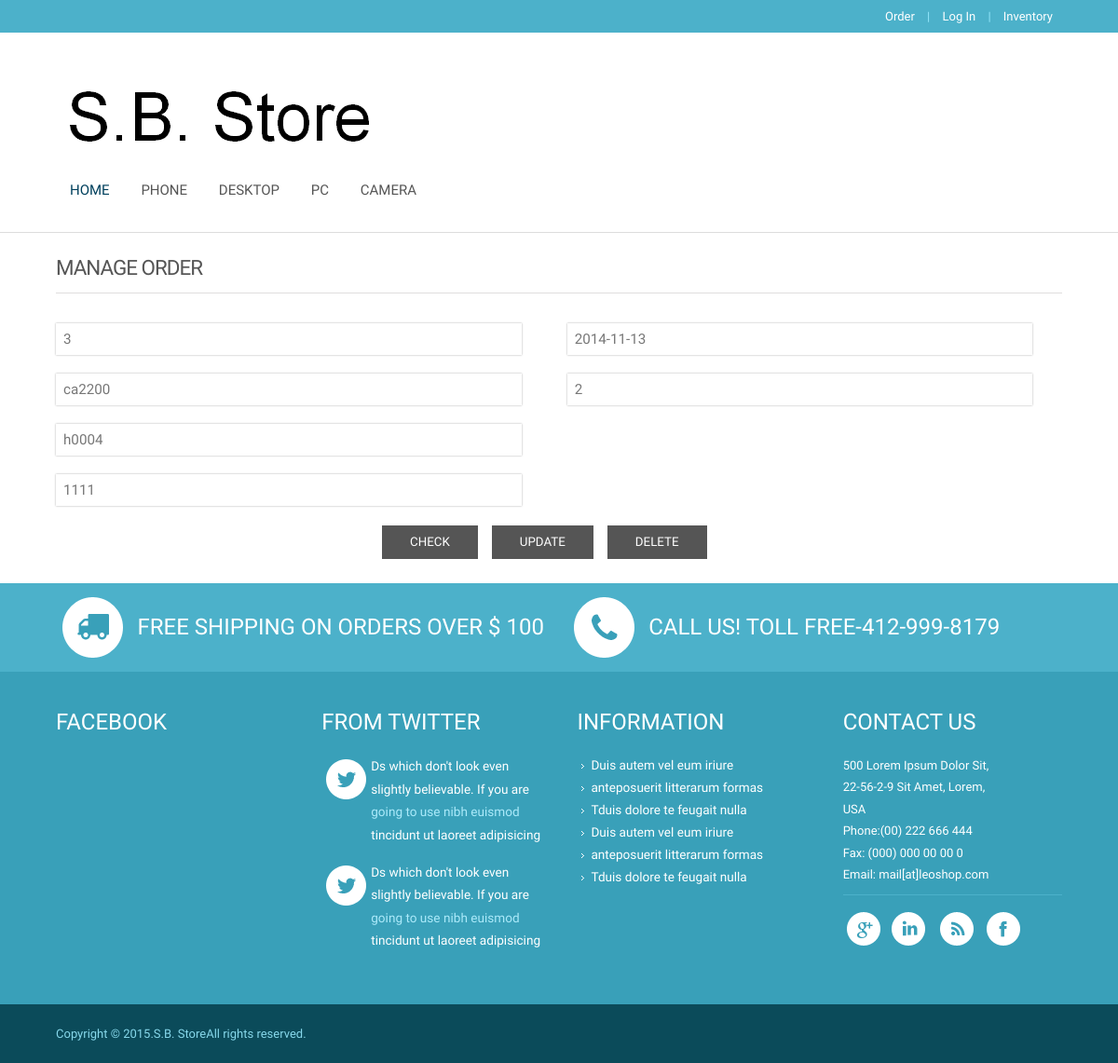
The app's page /DB/manage_order.php?orderID=3 with its own data.
### tables this page shows
CREATE TABLE IF NOT EXISTS `transaction` (
  `orderID` varchar(10) NOT NULL,
  `pID` varchar(10) NOT NULL DEFAULT '',
  `cID` varchar(10) NOT NULL DEFAULT '',
  `sID` varchar(10) NOT NULL DEFAULT '',
  `date` datetime NOT NULL DEFAULT '0000-00-00 00:00:00',
  `amount` int(10) DEFAULT NULL,
  PRIMARY KEY (`pID`,`cID`,`sID`,`date`),
  UNIQUE KEY `orderID` (`orderID`),
  KEY `cID` (`cID`),
  KEY `sID` (`sID`)
);

### DB/manage_order.php (the view, shortened to what this page needs)
<!DOCTYPE HTML>
<html>
<head>
<link href="css/style.css" rel="stylesheet" type="text/css" media="all" />
<link href="css/megamenu.css" rel="stylesheet" type="text/css" media="all" />
</head>
<body>
	<div class="header-top">
			<div class="wrap">
			 <div class="cssmenu">
				<ul>
					<li><a href="checkout.html">Order</a></li> |
					<li><a href="login.html">Log In</a></li> |
					<li><a href="register.html">Inventory</a></li>
				</ul>
			</div>
 		</div>
	</div>
	 <div class="header-bottom">
	    <div class="wrap">
			<div class="header-bottom-left">
				<div class="logo">
					<a href="index.html"><img src="images/logo.png" alt=""/></a>
				</div>
				<div class="menu">
	            <ul class="megamenu skyblue">
			<li class="active grid"><a href="index.html">Home</a></li>
			<li><a class="color4" href="Phone.html">Phone</a></li>
			<li><a class="color5" href="Desktop.html">Desktop</a></li>
			<li><a class="color6" href="PC.html">PC</a></li>
			<li><a class="color7" href="Camera.html">Camera</a></li>
			</ul>
			</div>
		</div>
     </div>
	</div>
          <div class="register_account">
          	<div class="wrap">
    	      <h4 class="title">Manage order </h4>
    		   <form method="post" name="send" action="">
			   <?php
$orderID=$_GET['orderID'];
$result=mysql_query("SELECT * FROM transaction where orderID='$orderID'");
while($row = mysql_fetch_array($result)){
$pID=$row['pID'];
$cID=$row['cID'];
$sID=$row['sID'];
$date=$row['date'];
$amount=$row['amount'];
}
?>
    			 <div class="col_1_of_2 span_1_of_2">
		   			 <div><input name="orderID" type="text" value=<?php echo $orderID?>></div>
		    			<div><input name="pID" type="text" value=<?php echo $pID?>></div>
		    			<div><input name="cID" type="text" value=<?php echo $cID?>></div>
		    			<div><input name="sID" type="text" value=<?php echo $sID?>></div>
		    	 </div>
		    	  <div class="col_1_of_2 span_1_of_2">
		    		<div><input name="date"type="text" value=<?php echo $date?>></div>
		    		<div><input name="amount"type="text" value=<?php echo $amount?>></div>
		          </div>
		    <div class="clear" > <button class="grey" style="margin-left:350px;" onClick="submit1()">Check</button>
			<button class="grey"  style="float:left;margin-left:15px;" onClick="submit2()">Update</button>
			<button class="grey"  style="float:left;margin-left:15px;" onClick="submit3()">Delete</button>
		    </div>
    		   </form>
    	</div>
    </div>
	<br>
	<br>
    <div class="footer">
		<div class="footer-top">
			<div class="wrap">
			  <div class="section group example">
				<div class="col_1_of_2 span_1_of_2">
					<ul class="f-list">
					  <li><img src="images/2.png"><span class="f-text">Free Shipping on orders over $ 100</span><div class="clear"></div></li>
					</ul>
				</div>
				<div class="col_1_of_2 span_1_of_2">
					<ul class="f-list">
					  <li><img src="images/3.png"><span class="f-text">Call us! toll free-412-999-8179 </span>
					    <div class="clear"></div></li>
					</ul>
				</div>
		      </div>
			</div>
		</div>
		<div class="footer-middle">
			<div class="wrap">
			 <div class="section group example">
			  <div class="col_1_of_f_1 span_1_of_f_1">
				 <div class="section group example">
				   <div class="col_1_of_f_2 span_1_of_f_2">
				      <h3>Facebook</h3>
 				  </div>
				  <div class="col_1_of_f_2 span_1_of_f_2">
						<h3>From Twitter</h3>
				       <div class="recent-tweet">
							<div class="recent-tweet-icon">
								<span> </span>
							</div>
							<div class="recent-tweet-info">
								<p>Ds which don't look even slightly believable. If you are <a href="#">going to use nibh euismod</a> tincidunt ut laoreet adipisicing</p>
							</div>
					   </div>
					   <div class="recent-tweet">
							<div class="recent-tweet-icon">
								<span> </span>
							</div>
							<div class="recent-tweet-info">
								<p>Ds which don't look even slightly believable. If you are <a href="#">going to use nibh euismod</a> tincidunt ut laoreet adipisicing</p>
							</div>
					  </div>
				</div>
		      </div>
 			 </div>
			 <div class="col_1_of_f_1 span_1_of_f_1">
			   <div class="section group example">
				 <div class="col_1_of_f_2 span_1_of_f_2">
				    <h3>Information</h3>
						<ul class="f-list1">
						    <li><a href="#">Duis autem vel eum iriure </a></li>
				            <li><a href="#">anteposuerit litterarum formas </a></li>
				            <li><a href="#">Tduis dolore te feugait nulla</a></li>
				             <li><a href="#">Duis autem vel eum iriure </a></li>
				            <li><a href="#">anteposuerit litterarum formas </a></li>
				            <li><a href="#">Tduis dolore te feugait nulla</a></li>
			         	</ul>
 				 </div>
				 <div class="col_1_of_f_2 span_1_of_f_2">
				   <h3>Contact us</h3>
						<div class="company_address">
					                <p>500 Lorem Ipsum Dolor Sit,</p>
							   		<p>22-56-2-9 Sit Amet, Lorem,</p>
							   		<p>USA</p>
					   		<p>Phone:(00) 222 666 444</p>
					   		<p>Fax: (000) 000 00 00 0</p>
					 	 	<p>Email: <span>mail[at]leoshop.com</span></p>
					   </div>
					   <div class="social-media">
						     <ul>
						        <li> <span class="simptip-position-bottom simptip-movable" data-tooltip="Google"><a href="#" target="_blank"> </a></span></li>
						        <li><span class="simptip-position-bottom simptip-movable" data-tooltip="Linked in"><a href="#" target="_blank"> </a> </span></li>
						        <li><span class="simptip-position-bottom simptip-movable" data-tooltip="Rss"><a href="#" target="_blank"> </a></span></li>
						        <li><span class="simptip-position-bottom simptip-movable" data-tooltip="Facebook"><a href="#" target="_blank"> </a></span></li>
						    </ul>
					   </div>
				</div>
		    </div>
		   </div>
		    </div>
			</div>
		</div>
		<div class="footer-bottom">
			<div class="wrap">
	            <div class="copy">
			           <p>Copyright &copy; 2015.S.B. StoreAll rights reserved.</p>
		       </div>
		      </div>
			</div>
		</div>
</body>
</html>

### DB/css/megamenu.css (style rules this page uses)
.megamenu { margin-bottom:0px;padding:0;width:100%;list-style:none;display:inline-block;position:relative;font-size:15px }
.megamenu li { margin-bottom:0px;display:inline }
.megamenu>li>a { float:left;padding:8px 15px;text-decoration:none;text-transform:uppercase;font-size:1em; -webkit-transition: all 0.3s ease-in-out; -moz-transition: all 0.3s ease-in-out; -o-transition: all 0.3s ease-in-out; transition: all 0.3s ease-in-out; }
.megamenu>li.active>a { color:#00405d; }
.skyblue li>a,.skyblue>li.showhide span { color:#555 }

### records on screen
transaction: pID "ca2200", cID "h0004", sID "1111", amount "2"
